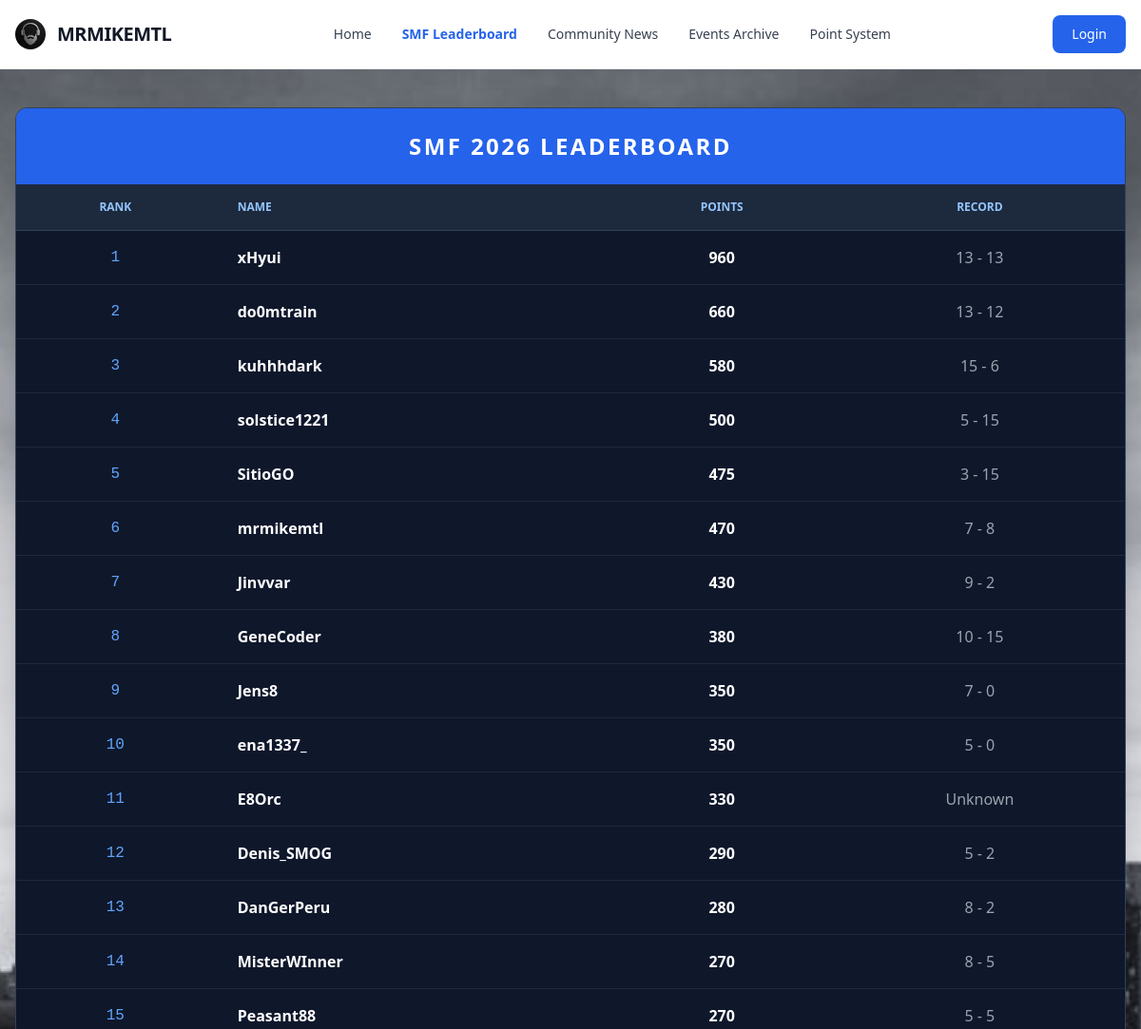
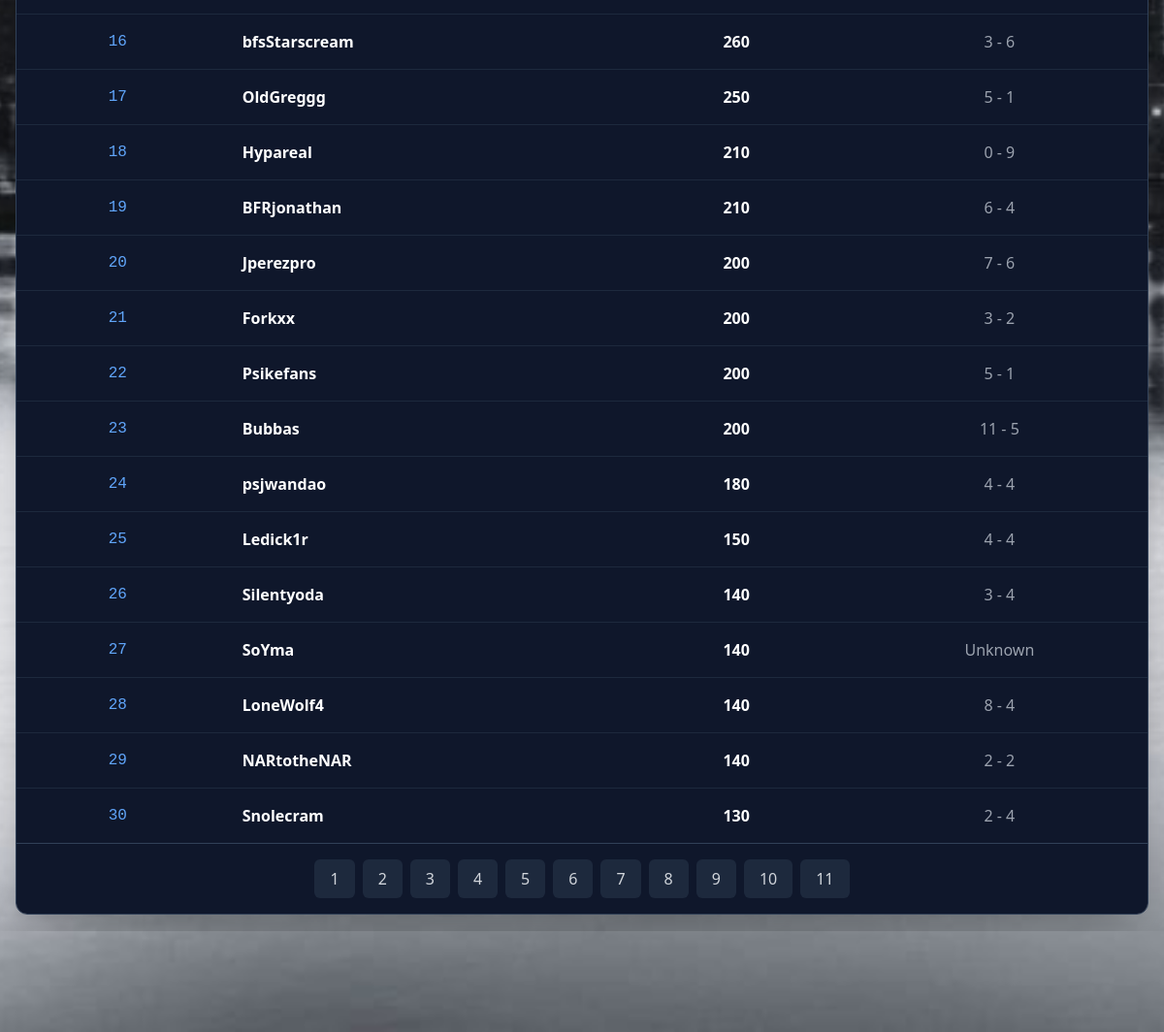
The app's page /leaderboard with its own data (2 pictures, top to bottom).
### tables this page shows
CREATE TABLE participants2026 (id INTEGER PRIMARY KEY, name varchar(255), total_points INTEGER, user_id INTEGER);

### web/app.py (the view)
@app.route("/leaderboard")
def leaderboard():
    raw_data = dbsession.exec_driver_sql("SELECT name, total_points, user_id from participants2026 ORDER BY total_points desc;").all()
    data = []
    page_size = 30
    total = len(raw_data)
    total_pages = max(1, round(total / page_size))
    page = request.args.get("page", type=int) or 1
    starting_spot = (page - 1) * page_size + 1
    i = 1
    for record in raw_data:
        if i >= starting_spot and len(data) < page_size:
            if record is not None:
                if record.user_id is not None:
                    db_data_1 = dbsession.exec_driver_sql(f"SELECT participant_1_points, participant_2_points FROM tournament_matches2026 WHERE participant_1_id = {record.user_id};").all()
                    db_data_2 = dbsession.exec_driver_sql(f"SELECT participant_1_points, participant_2_points FROM tournament_matches2026 WHERE participant_2_id = {record.user_id};").all()
                    wins, losses = 0, 0
                    for w in db_data_1:
                        wins += w.participant_1_points
                        losses += w.participant_2_points
                    for n in db_data_2:
                        wins += n.participant_2_points
                        losses += n.participant_1_points
                    data.append({
                        "rank": i,
                        "name": record.name,
                        "total_points": record.total_points,
                        "record": f"{wins} - {losses}"
                    })
                else:
                    data.append({
                        "rank": i,
                        "name": record.name,
                        "total_points": record.total_points,
                        "record": "Unknown"
                    })
        i += 1
    pages = list(range(1, total_pages + 1))
    return render_template("leaderboard.html", data=data, pages=pages)

### web/templates/leaderboard.html
{% extends "base.html" %}
{% block content %}
<div class="overflow-x-auto shadow-2xl rounded-xl border border-slate-700">
    <table class="w-full text-left text-white bg-slate-900">
        <caption class="p-6 text-2xl font-extrabold text-center bg-blue-600 uppercase tracking-widest">
            SMF 2026 Leaderboard
        </caption>
        <thead class="text-xs text-blue-300 uppercase bg-slate-800">
            <tr>
                <th class="px-6 py-4 border-b border-slate-700 text-center">Rank</th>
                <th class="px-6 py-4 border-b border-slate-700">Name</th>
                <th class="px-6 py-4 border-b border-slate-700 text-center">Points</th>
                <th class="px-6 py-4 border-b border-slate-700 text-center">Record</th>
            </tr>
        </thead>
        <tbody class="divide-y divide-slate-800">
            {% for row in data %}
            <tr class="hover:bg-blue-900/20 transition-colors duration-200">
                <td class="px-6 py-4 text-center font-mono text-blue-400">{{ row.rank }}</td>
                <td class="px-6 py-4 font-semibold">{{ row.name }}</td>
                <td class="px-6 py-4 text-center font-bold">{{ row.total_points }}</td>
                <td class="px-6 py-4 text-center text-gray-400">{{ row.record }}</td>
            </tr>
            {% endfor %}
        </tbody>
    </table>
    <div class="flex justify-center items-center bg-slate-900 py-4 gap-2 border-t border-slate-700">
        {% for page in pages %}
            <a href="/leaderboard?page={{ page }}" class="px-4 py-2 rounded-md {% if request.args.get('page') == page|string %}bg-blue-600 text-white{% else %}bg-slate-800 text-gray-300 hover:bg-slate-700{% endif %} transition-all">
                {{ page }}
            </a>
        {% endfor %}
    </div>
</div>
{% endblock %}

### records on screen
participants2026: rank "1", name "xHyui", total_points "960", record "13 - 13"
participants2026: rank "2", name "do0mtrain", total_points "660", record "13 - 12"
participants2026: rank "3", name "kuhhhdark", total_points "580", record "15 - 6"
participants2026: rank "4", name "solstice1221", total_points "500", record "5 - 15"
participants2026: rank "5", name "SitioGO", total_points "475", record "3 - 15"
participants2026: rank "6", name "mrmikemtl", total_points "470", record "7 - 8"
participants2026: rank "7", name "Jinvvar", total_points "430", record "9 - 2"
participants2026: rank "8", name "GeneCoder", total_points "380", record "10 - 15"
participants2026: rank "9", name "Jens8", total_points "350", record "7 - 0"
participants2026: rank "10", name "ena1337_", total_points "350", record "5 - 0"
participants2026: rank "11", name "E8Orc", total_points "330", record "Unknown"
participants2026: rank "12", name "Denis_SMOG", total_points "290", record "5 - 2"
participants2026: rank "13", name "DanGerPeru", total_points "280", record "8 - 2"
participants2026: rank "14", name "MisterWInner", total_points "270", record "8 - 5"
participants2026: rank "15", name "Peasant88", total_points "270", record "5 - 5"
participants2026: rank "16", name "bfsStarscream", total_points "260", record "3 - 6"
participants2026: rank "17", name "OldGreggg", total_points "250", record "5 - 1"
participants2026: rank "18", name "Hypareal", total_points "210", record "0 - 9"
participants2026: rank "19", name "BFRjonathan", total_points "210", record "6 - 4"
participants2026: rank "20", name "Jperezpro", total_points "200", record "7 - 6"
participants2026: rank "21", name "Forkxx", total_points "200", record "3 - 2"
participants2026: rank "22", name "Psikefans", total_points "200", record "5 - 1"
participants2026: rank "23", name "Bubbas", total_points "200", record "11 - 5"
participants2026: rank "24", name "psjwandao", total_points "180", record "4 - 4"
participants2026: rank "25", name "Ledick1r", total_points "150", record "4 - 4"
participants2026: rank "26", name "Silentyoda", total_points "140", record "3 - 4"
participants2026: rank "27", name "SoYma", total_points "140", record "Unknown"
participants2026: rank "28", name "LoneWolf4", total_points "140", record "8 - 4"
participants2026: rank "29", name "NARtotheNAR", total_points "140", record "2 - 2"
participants2026: rank "30", name "Snolecram", total_points "130", record "2 - 4"

### other values on screen
{{ page }} "1" "2" "3" "4" "5" "6" "7" "8" "9" "10" "11"
